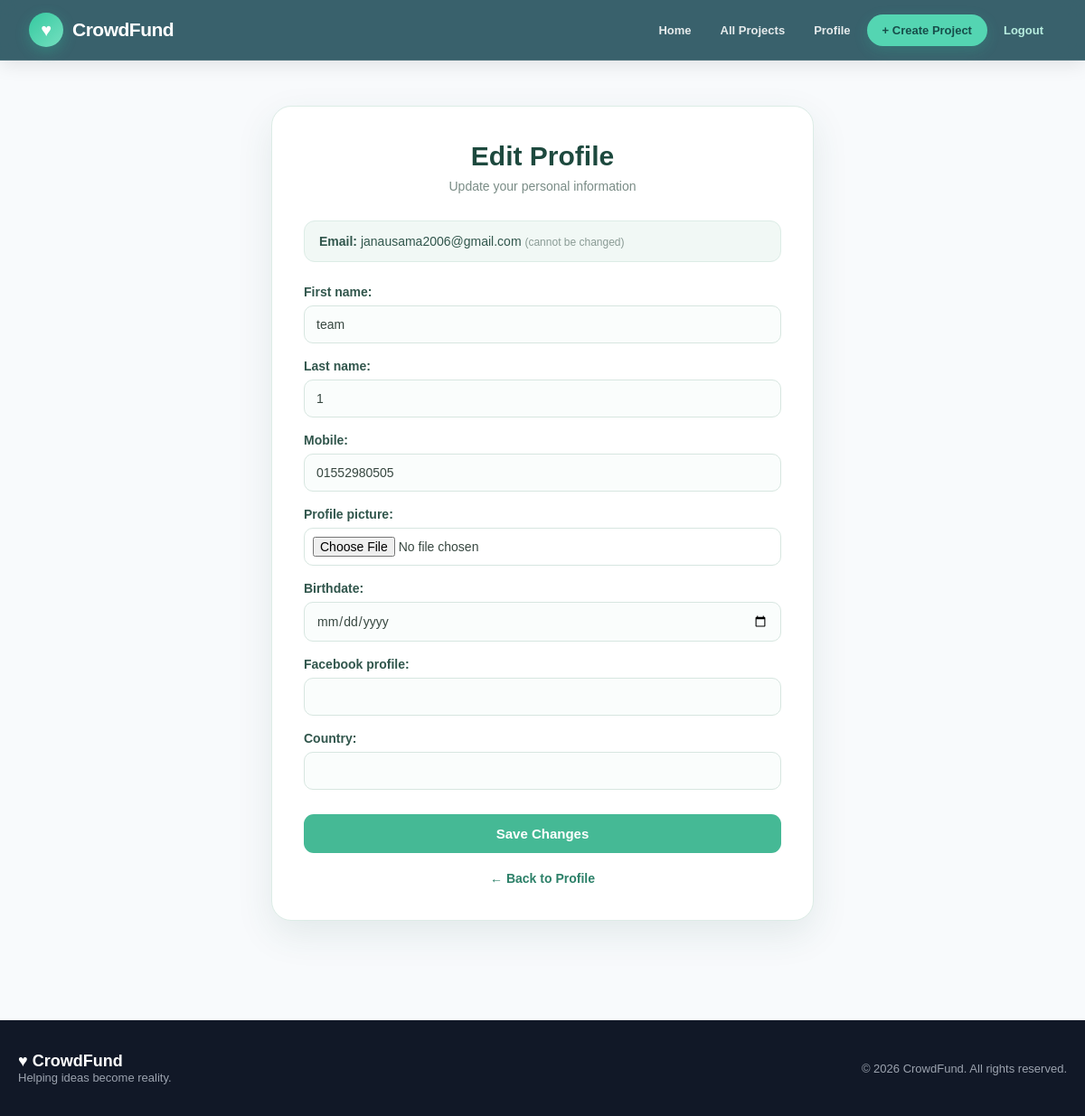
The page /profile/edit/ (signed in) on the database its author committed.
### accounts/models.py (models this page shows, shortened)
class User(AbstractBaseUser, PermissionsMixin):
    email = models.EmailField(unique=True)
    first_name = models.CharField(max_length=100)
    last_name = models.CharField(max_length=100)
    mobile = models.CharField(max_length=20)
    profile_picture = models.ImageField(upload_to="profiles/", blank=True, null=True)
    birthdate = models.DateField(blank=True, null=True)
    facebook_profile = models.URLField(blank=True)
    country = models.CharField(max_length=100, blank=True)
    is_active = models.BooleanField(default=False)
    is_staff = models.BooleanField(default=False)
    date_joined = models.DateTimeField(auto_now_add=True)
    objects = UserManager()
    USERNAME_FIELD = "email"
    REQUIRED_FIELDS = ["first_name", "last_name", "mobile"]

### accounts/views.py (the view, shortened to what this page needs)
# urls.py: path("profile/edit/", views.profile_edit_view, name="profile_edit"),
@login_required
def profile_edit_view(request):
    form = ProfileForm(
        request.POST or None,
        request.FILES or None,
        instance=request.user
    )
    return render(
        request,
        "accounts/profile_edit.html",
        {
            "form": form
        }
    )

### accounts/forms.py (shortened to what this page needs)
class ProfileForm(forms.ModelForm):
    class Meta:
        model = User
        fields = ["first_name", "last_name", "mobile", "profile_picture", "birthdate", "facebook_profile", "country"]
        widgets = {"birthdate": forms.DateInput(attrs={"type": "date"})}

### templates/accounts/profile_edit.html (shortened to what this page needs)
{% extends "base.html" %}
{% block content %}
<div class="edit-profile-page">
    <div class="edit-profile-card">
        <h1>Edit Profile</h1>
        <p class="edit-subtitle">
            Update your personal information
        </p>
        <div class="email-box">
            <strong>Email:</strong>
            {{ request.user.email }}
            <span class="muted">(cannot be changed)</span>
        </div>
        <form method="post"
              enctype="multipart/form-data"
              class="edit-profile-form">
            {{ form.as_p }}
            <button type="submit">
                Save Changes
            </button>
        </form>
        <a href="{% url 'profile' %}" class="back-link">
            ← Back to Profile
        </a>
    </div>
</div>
{% endblock %}

### templates/base.html (style rules this page uses)
* { box-sizing: border-box; margin: 0; padding: 0; }
html { scroll-behavior: smooth; }
body { font-family: Arial, Helvetica, sans-serif; background: #f8fafc; color: #1f2937; min-height: 100vh; }
form p { margin-bottom: 17px; }
form label { display: block; color: #374151; font-weight: 700; font-size: 14px; margin-bottom: 7px; }
input, textarea, select { width: 100%; padding: 12px 13px; border: 1px solid #d1d5db; border-radius: 10px; background: white; color: #111827; font-family: inherit; font-size: 15px; outline: none; transition: 0.2s; }
button, .btn { display: inline-block; border: none; border-radius: 10px; padding: 12px 18px; background: #16a34a; color: white; font-size: 14px; font-weight: 800; cursor: pointer; text-decoration: none; transition: 0.2s; }

### templates/accounts/profile_edit.html (style rules this page uses)
.edit-profile-page { min-height: 75vh; display: flex; justify-content: center; align-items: center; padding: 50px 20px; }
.edit-profile-card { width: 100%; max-width: 600px; background: #fff; padding: 38px 35px; border-radius: 22px; border: 1px solid #dcece6; box-shadow: 0 15px 40px rgba(39, 93, 75, 0.10); }
.edit-profile-card h1 { margin: 0 0 8px; text-align: center; color: #1d493e; font-size: 30px; }
.edit-subtitle { text-align: center; color: #7a8c86; font-size: 14px; margin-bottom: 30px; }
.email-box { background: #f1f8f5; border: 1px solid #dcece6; border-radius: 12px; padding: 14px 16px; margin-bottom: 25px; color: #31564c; font-size: 14px; }
.muted { color: #8a9b95; font-size: 12px; }
.edit-profile-form p { margin-bottom: 17px; }
.edit-profile-form label { display: block; margin-bottom: 7px; color: #31564c; font-size: 14px; font-weight: 700; }
.edit-profile-form input, .edit-profile-form select, .edit-profile-form textarea { width: 100%; padding: 12px 13px; border: 1px solid #d7e6e0; border-radius: 10px; background: #fafdfc; color: #374740; font-size: 14px; outline: none; transition: .2s; }
.edit-profile-form input[type="file"] { padding: 9px; background: #fff; }
.edit-profile-form button { width: 100%; margin-top: 10px; padding: 13px; border: none; border-radius: 11px; background: #45b995; color: white; font-size: 15px; font-weight: 700; cursor: pointer; transition: .2s; }
.back-link { display: block; text-align: center; margin-top: 20px; color: #2c8068; font-size: 14px; font-weight: 600; text-decoration: none; }

### rows shown on the page
User: user.email "janausama2006@gmail.com", first_name "team", last_name "1", mobile "01552980505"
